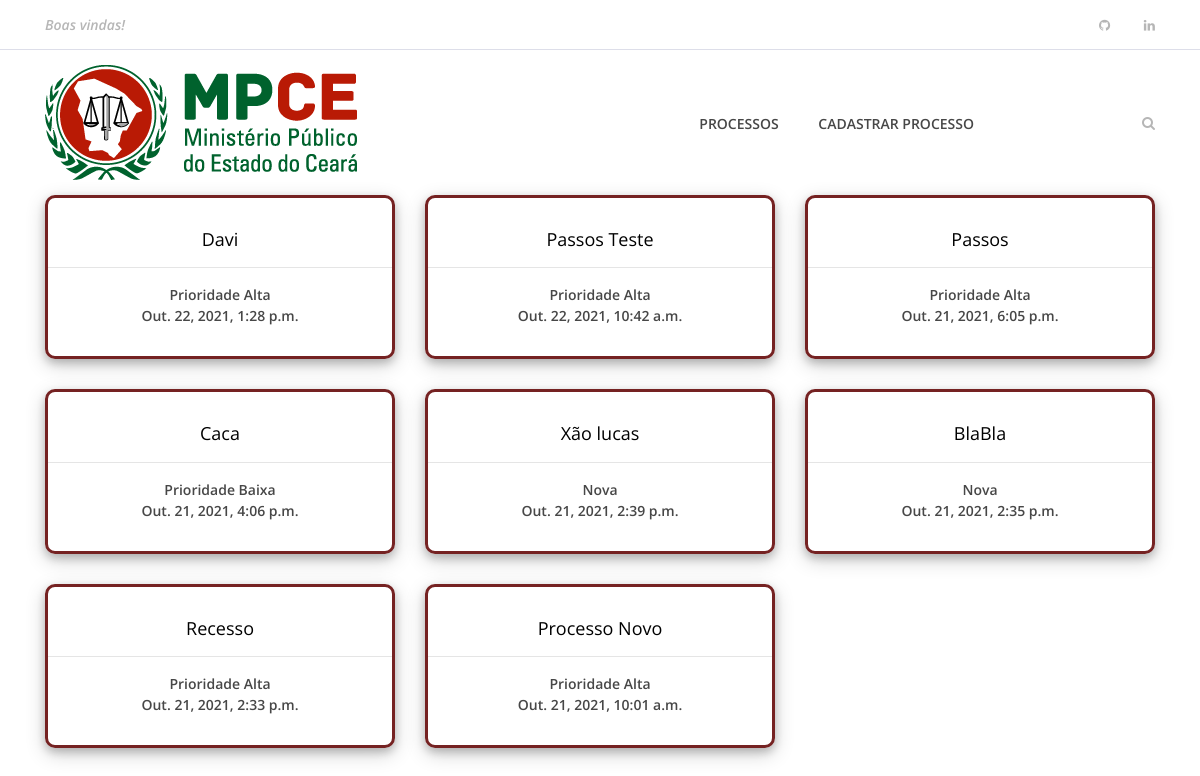
Before: /buscar with the older database file.
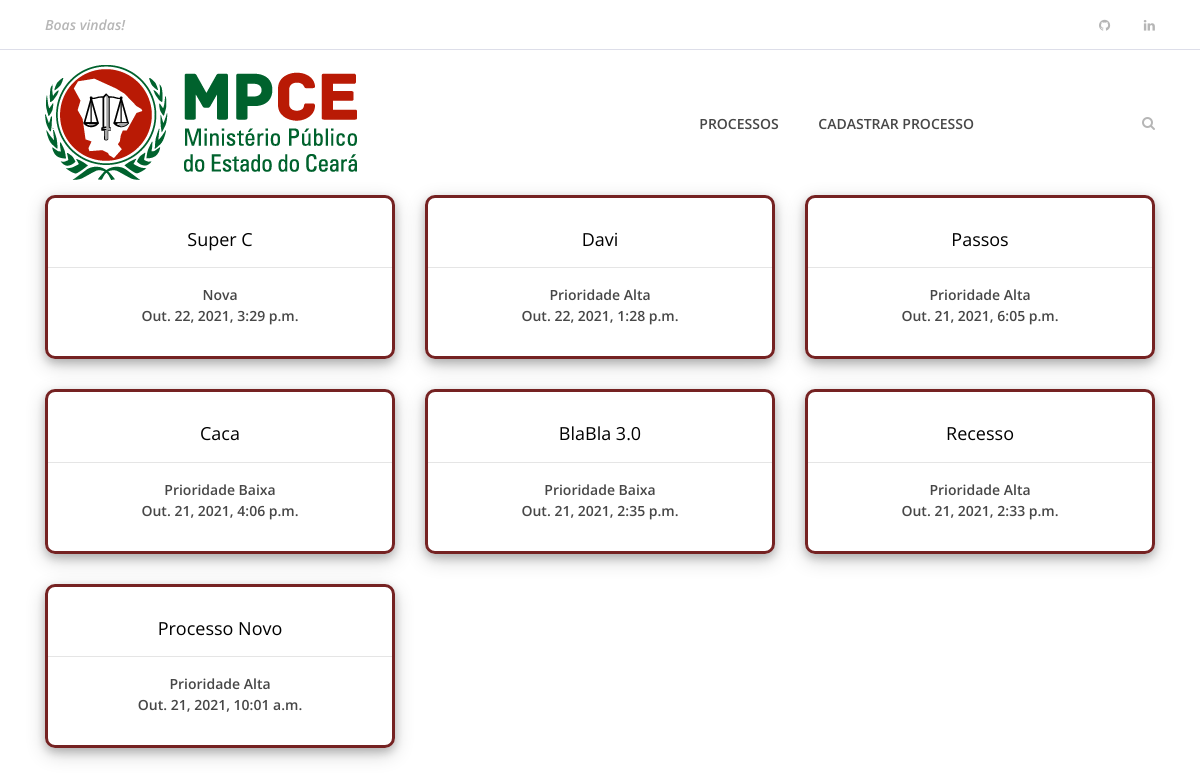
After: the same page with the newer database file.
### system/models.py (models this page shows, shortened)
class Process(models.Model):
    cod = models.IntegerField(primary_key=True)
    title = models.CharField(max_length=50)
    description = models.TextField()
    created_date = models.DateTimeField(default=timezone.now)
    category = models.ForeignKey(Category, on_delete=models.DO_NOTHING)

class Category(models.Model):
    cod = models.IntegerField(primary_key=True)
    description = models.TextField()
    def __str__(self):
        return self.description

### system/views.py (the view)
# urls.py: path('buscar', views.buscar, name='buscar'),
def buscar(request):
    processos_busca = Process.objects.order_by("-created_date").filter()
    if 'buscar' in request.GET:
        nome_buscar = request.GET['buscar']
        processos_busca = processos_busca.filter(title__icontains=nome_buscar)
    return render(request, 'buscar.html', {'processos_d':processos_busca})

### system/templates/buscar.html
{% extends 'base.html' %}
{% load static %}
{% block content%}
<body>
    <section class="best-receipe-area">
        <div class="container">
            <div class="row">
                {% if processos_d %}
                {% for processo in processos_d %}
                <div class="col-12 col-sm-6 col-lg-4">
                    <div class="single-best-receipe-area mb-30">
                        <div class="receipe-content" style="border: 3px solid rgb(117, 34, 34); border-radius: 10px; padding-bottom: 30px; box-shadow: 0 4px 8px 0 rgba(0, 0, 0, 0.2), 0 6px 20px 0 rgba(0, 0, 0, 0.19);">
                            <a href="{% url 'processos' processo.cod %}">
                                <h5>{{ processo.title }}</h5>
                                <hr>
                                <span>{{ processo.category }}</span>
                                <br>
                                <span>{{ processo.created_date }}</span>
                            </a>
                        </div>
                    </div>
                </div>
                {% endfor %}
                {% else %}
                <div class="col-12 col-sm-6 col-lg-4">
                    <h3> Nenhum Processo Encontrado </h3>
                </div>
                {% endif %}
            </div>
        </div>
    </section>
</body>
{% endblock %}

Changed rows visible on the page:
removed Process: title "Passos Teste", category "Prioridade Alta", created_date "Out. 22, 2021, 10:42 a.m."
removed Process: title "Xão lucas", category "Nova", created_date "Out. 21, 2021, 2:39 p.m."
added Process: title "Super C", category "Nova", created_date "Out. 22, 2021, 3:29 p.m."
changed Process: title "BlaBla" → "BlaBla 3.0"; category "Nova" → "Prioridade Baixa"
